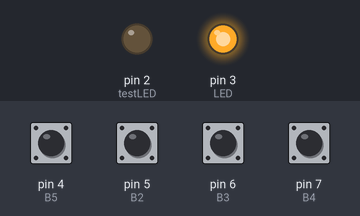
Bench run of a sketch on a simulated Arduino Uno, built with avr-gcc and run on an emulated ATmega328P. Parts: output pins drawn as LEDs (lit = HIGH). The inputs (shaded band) are chosen by the test bench; at power-on: pin 4 (B5), pin 5 (B2), pin 6 (B3), pin 7 (B4) HIGH. MIDI output is not drawn.

Above: at 1.2 s.
1.3 s: pin 4 (B5) pulled LOW for 0.15 s
At 1.8 s:
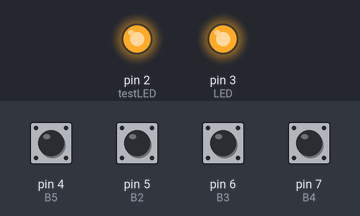
Timing chart, 0 to 4.3 s (numbered marks = the images above; inputs shaded):
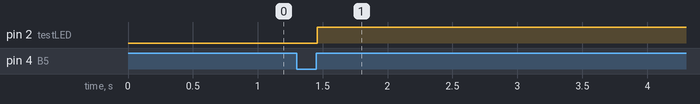

The sketch:

ArduinoMIDI_OUT.ino
```cpp
#include <MIDI.h>
#include <Bounce2.h>

MIDI_CREATE_DEFAULT_INSTANCE();

// BUTTONS
const int B5 = 4; // B1 is reserved so its B5 for now
Bounce B5bounce = Bounce();
const int B2 = 5;
Bounce B2bounce = Bounce();
const int B3 = 6;
Bounce B3bounce = Bounce();
const int B4 = 7;
Bounce B4bounce = Bounce();

// POTENTIOMETERS
const int P1 = 0;
const int P2 = 1;
const int P3 = 2;
const int P4 = 3;

// FADERS
const int F1 = 4;

// SWITCHES
//const int S1 =

// LED
const int testLED = 2;
const int LED = 3;

// Initialize Variables
int B5state, B2state, B3state, B4state, _B5state, _B2state, _B3state, _B4state, P1val, P2val, P3val, P4val, _P1val, _P2val, _P3val, _P4val, F1val, _F1val = 0;
int triggerValue = 100; // 1-127

void setup() {
  // SETUP PINS
  Serial.begin(9600); // For testing
  pinMode(testLED, OUTPUT); // For testing and maybe tx monitor
  pinMode(LED, OUTPUT);

  pinMode(B5, INPUT_PULLUP);
  pinMode(B2, INPUT_PULLUP);
  pinMode(B3, INPUT_PULLUP);
  pinMode(B4, INPUT_PULLUP);

  // Attach Debouncers
  B5bounce.attach(B5);
  B2bounce.attach(B2);
  B3bounce.attach(B3);
  B4bounce.attach(B4);

  MIDI.begin(MIDI_CHANNEL_OMNI);

  startLED(LED);
}

void loop() {
  // BUTTONS
  updateButton(B5, &B5bounce);
  updateButton(B2, &B2bounce);
  updateButton(B3, &B3bounce);
  updateButton(B4, &B4bounce);

  // POTENTIOMETERS
  //updatePot(P1, &P1val, &_P1val);
  //updatePot(P2, &P2val, &_P2val);
  //updatePot(P3, &P3val, &_P3val);
  //updatePot(P4, &P4val, &_P4val);

  // FADERS
  //updatePot(F1, &F1val, &_F1val);
}
```

Interface.ino
```cpp
void updatePot(int pin, int* potVal, int* oldPotVal) {
  float temp = 0.00;
  temp = ((analogRead(pin) * 100) / 700);

  if (temp != *oldPotVal) {
    if ((temp > *oldPotVal + 1) | (temp < *oldPotVal - 1)) {
      *potVal = temp;
      activatePot(pin, *potVal);

      // Update old values last
      *oldPotVal = *potVal;
    }
  }
}

void updateButton(int pin, Bounce* buttonBounce) {
  buttonBounce->update();

  if (buttonBounce->rose()) {
    // Button 1 Pressed
    activateButton(pin);
    digitalWrite(testLED, HIGH);  // LED FOR TESTING
  }

  if (buttonBounce->fell()) {
    deactivateButton(pin);
    digitalWrite(testLED, LOW);   // LED FOR TESTING
  }
}

void startLED(int pin) {
  // POWER ON LED
  digitalWrite(pin, HIGH);
}
```

Midi.ino
```cpp
// BUTTONS - MIDI NOTE / TRANSPORT CONTROL
const int B5MIDI = 36;
const int B2MIDI = 40;
const int B3MIDI = 44;
const int B4MIDI = 48;

// POTS - CONTROL CHANGE
const int P1CC = 1;
const int P2CC = 2;
const int P3CC = 3;
const int P4CC = 4;

// FADERS - CONTROL CHANGE
const int F1CC = 5;

const byte MIDIstart = B11111010;
const byte MIDIstop = B11111100;
const byte MIDIcontinue = B11111011;


// MODES
bool transportMode = false; // True = default = transport buttons | False = general midi

void activateButton(int pin) { // TODO NEEDS TESTING
  if (transportMode) { // TRANSPORT MODE
    switch (pin) {
      case 4: // BUTTON 1
        //MIDI.sendRealTime(MidiType type = Start);
        break;

      case 5: // BUTTON 2
        //MIDI.sendRealTime(Stop);
        break;

      case 6: // BUTTON 3
        //MIDI.sendRealTime(Continue);
        break;

      case 7: // BUTTON 4
        //MIDI.sendRealTime(Continue);
        break;
    }
  } else {
    switch (pin) { // GENERAL MIDI MODE
      case 4: // BUTTON 1
        MIDI.sendNoteOn(B5MIDI, triggerValue, 1);
        break;

      case 5: // BUTTON 2
        MIDI.sendNoteOn(B2MIDI, triggerValue, 1);
        break;

      case 6: // BUTTON 3
        MIDI.sendNoteOn(B3MIDI, triggerValue, 1);
        break;

      case 7: // BUTTON 4
        MIDI.sendNoteOn(B4MIDI, triggerValue, 1);
        break;
    }
  }
}

void deactivateButton(int pin) {
  if (transportMode) { // TRANSPORT MODE
    switch (pin) {
      case 4: // BUTTON 1
        //MIDI.sendRealTime(MidiType type = Start);
        break;

      case 5: // BUTTON 2
        //MIDI.sendRealTime(Stop);
        break;

      case 6: // BUTTON 3
        //MIDI.sendRealTime(Continue);
        break;

      case 7: // BUTTON 4
        //MIDI.sendRealTime(Continue);
        break;
    }
  } else {
    switch (pin) { // GENERAL MIDI MODE
      case 4: // BUTTON 1
        MIDI.sendNoteOff(B5MIDI, 0, 1);
        break;

      case 5: // BUTTON 2
        MIDI.sendNoteOff(B2MIDI, 0, 1);
        break;

      case 6: // BUTTON 3
        MIDI.sendNoteOff(B3MIDI, 0, 1);
        break;

      case 7: // BUTTON 4
        MIDI.sendNoteOff(B4MIDI, 0, 1);
        break;
    }
  }
}

void activatePot(int pin, int potVal) {
  switch (pin) {
    case 0:
      // POT 1
      MIDI.sendControlChange(P1CC, potVal, 1);
      break;

    case 1:
      // POT 2
      MIDI.sendControlChange(P2CC, potVal, 1);
      break;

    case 2:
      // POT 3
      MIDI.sendControlChange(P3CC, potVal, 1);
      break;

    case 3:
      // POT 4
      MIDI.sendControlChange(P4CC, potVal, 1);
      break;

    case 4:
      // FADER 1
      MIDI.sendControlChange(F1CC, potVal, 1);
      break;
  }
}
```

Measured:
- after the input at 1.3 s, pin 2 (testLED): LOW → HIGH after 0.16 s
